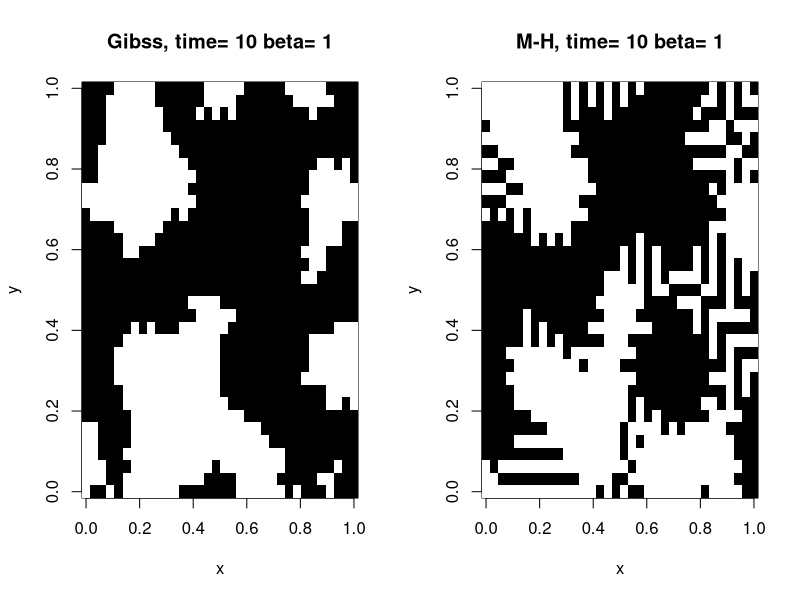
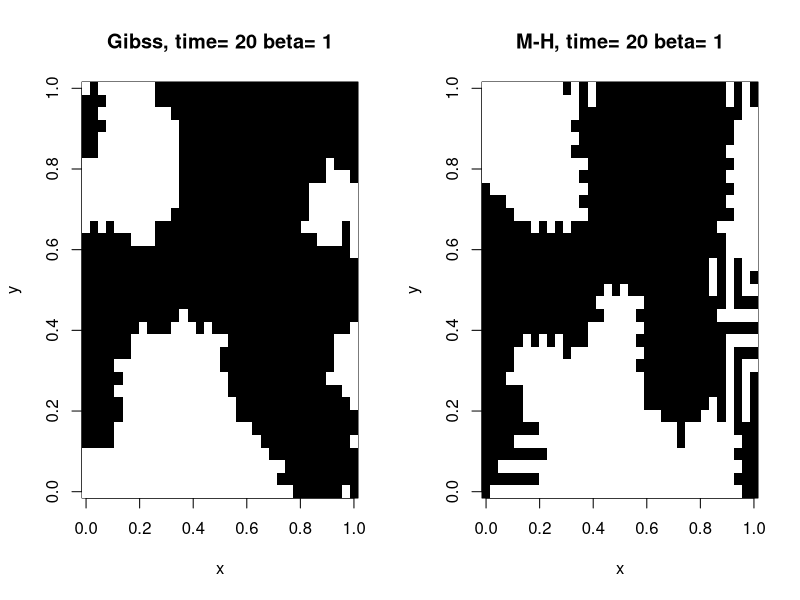
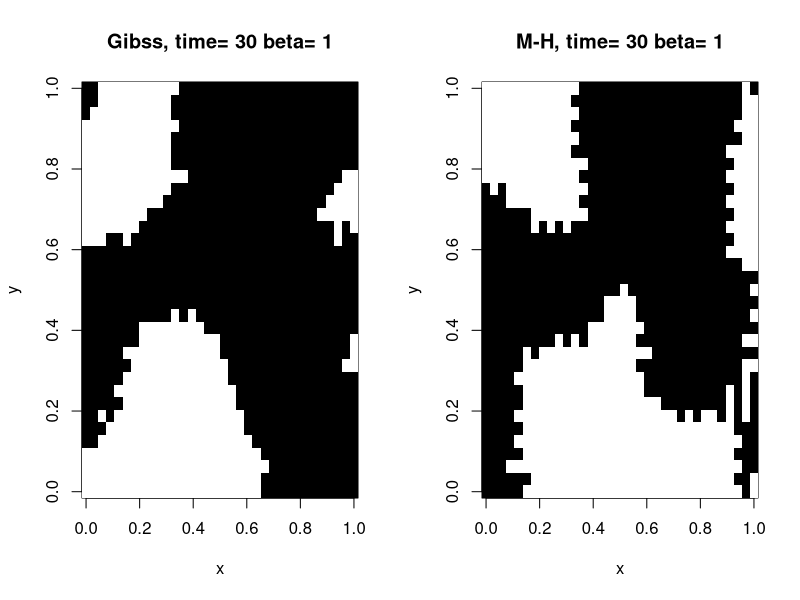
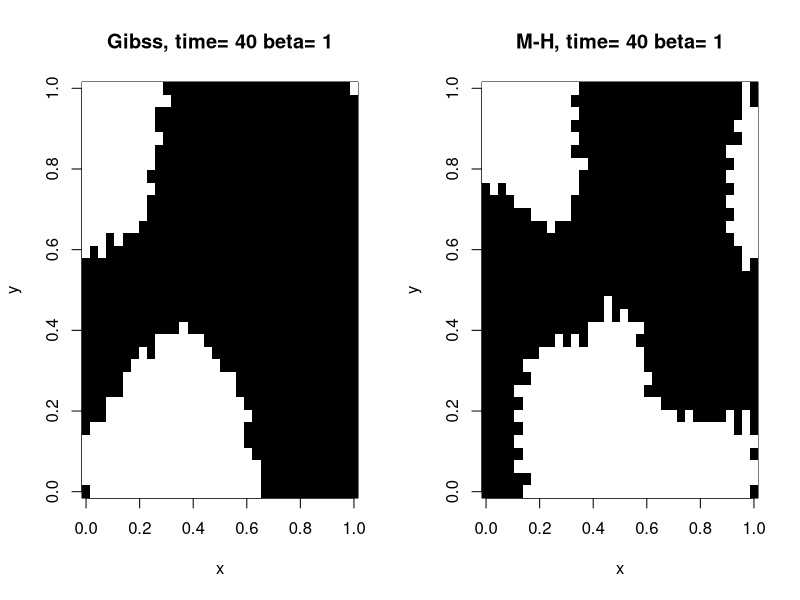
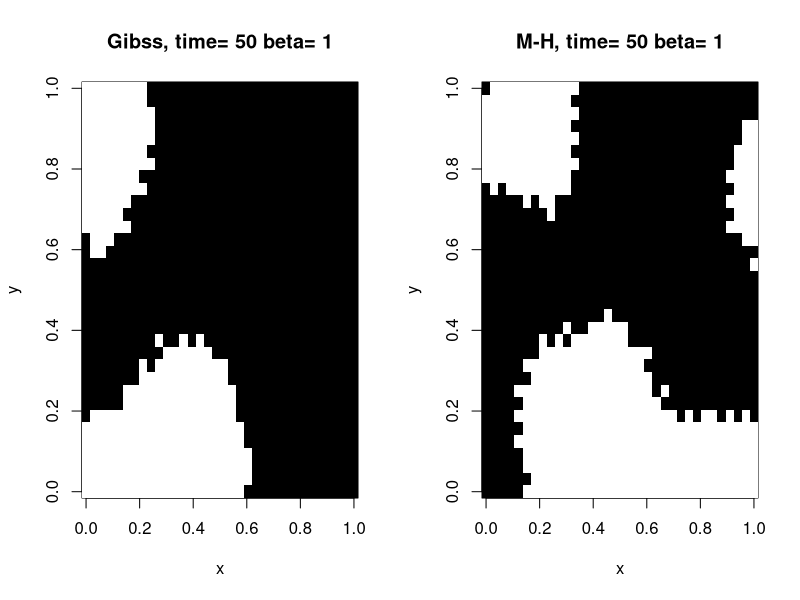
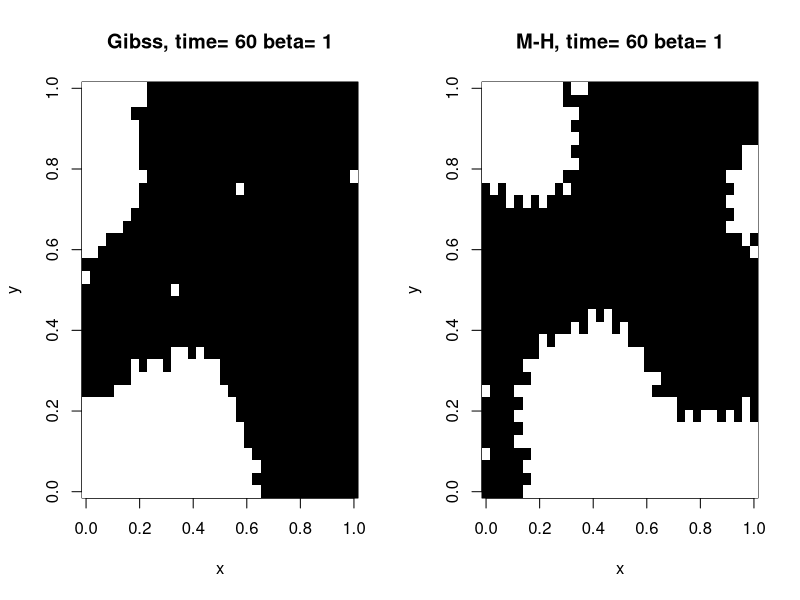
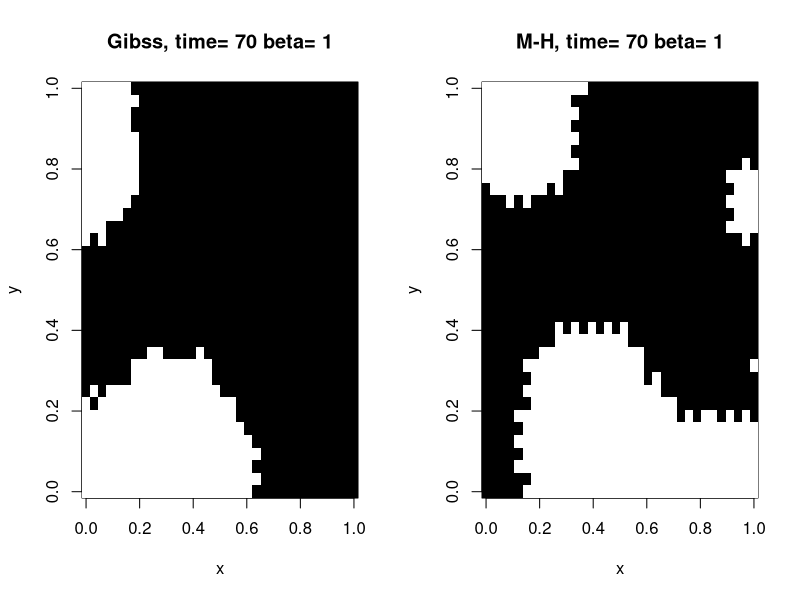
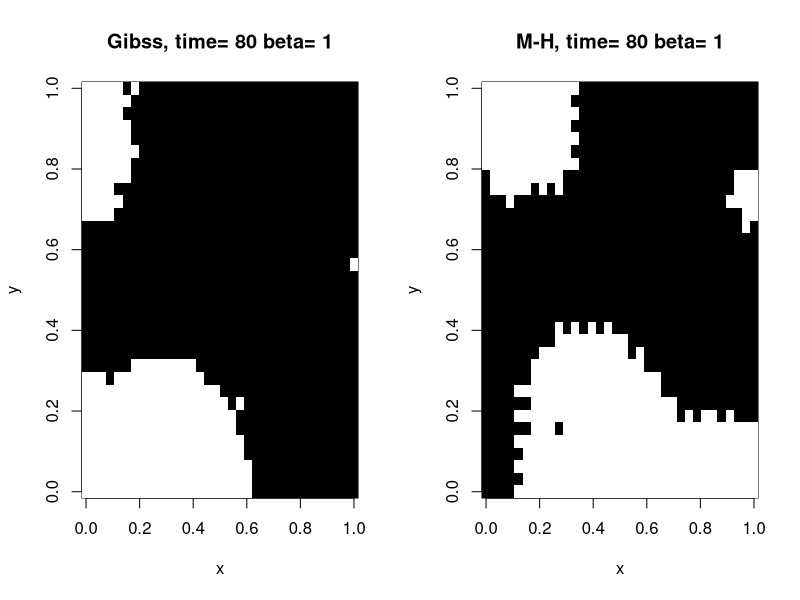

Write the R code that produced these figures, in order.
#analyses on different beta

rm(list=ls())
#settings
betavec=c(1.0,1.5,2.0)
#betavec=c(2.0,2.0)
nb=length(betavec)
niter=100
nx=34
ny=33 ;ntot=nx*ny

#function neighbours
neighbours <- function(x,i,j){
  #Clockwise ordering. if 8 we start in north pixel.
  nx=length(x[,1]); ny=length(x[1,])
  if(i==1 && j==1) nbrs=c(x[1,2],x[2,2],x[2,1]) #left-down
  if(i==1 && j==ny) nbrs=c(x[2,ny],x[2,ny-1],x[1,ny-1])#left-up
  if(i==1 && j!=1 && j!=ny) nbrs=c(x[1,j+1],x[2,j+1]
                                   ,x[2,j],x[2,j-1],x[1,j-1]) #left border
  
  if(i==nx && j==1) nbrs=c(x[nx-1,1],x[nx-1,2],x[nx,2])#right-down
  if(i==nx && j==ny) nbrs=c(x[nx,ny-1],x[nx-1,ny-1],
                            x[nx-1,ny])#right-up
  if(i==nx && j!=1 && j!=ny) nbrs=c(x[nx,j-1],x[nx-1,j-1]
                                    ,x[nx-1,j],x[nx-1,j+1],x[nx,j+1])#right border
  
  if(j==1 && i!=1 && i!=nx) nbrs=c(x[i-1,1],x[i-1,2]
                                   ,x[i,2],x[i+1,2],x[i+1,1]) #down border
  
  if(j==ny && i!=1 && i!=nx) nbrs=c(x[i+1,ny],x[i+1,ny-1]
                                    ,x[i,ny-1],x[i-1,ny-1],x[i-1,ny]) #up border
  #inner point 8 neigbhours first is north and then clockwise
  if(i!=1 && i!=nx && j!=1 && j!=ny) nbrs=c(x[i,j+1],x[i+1,j+1]
                                            ,x[i+1,j],x[i+1,j-1],x[i,j-1],x[i-1,j-1],x[i-1,j],x[i-1,j+1])
  
  return(nbrs)  
}

#function Potts,
prior <- function(x,i,j,beta){
  xneig=neighbours(x,i,j)
  nneig=length(xneig)
  match=0
  for(k in 1:nneig){match <-ifelse(xneig[k]==x[i,j],match+1,match)}
  c=(exp(beta*match)+exp(beta*(nneig-match)))
  sol=exp(beta*match)/c
  return(sol)
}


#initial data random binary
set.seed(3) 
x=matrix(nr=nx,nc=ny,data=rbinom(n=ntot,size=1,prob=0.5))
xini=x;

#initializing things for the bucle
#z=matrix(nr=nx,nc=ny,)
mass=matrix(nr=niter,nc=nb,rep(0,niter*nb))
mass[1,1:nb]=rep(sum(x)/ntot,nb);
mass1 <- mass2 <- mass
y1=matrix(nx,ny,data=NA) #for Gibbs
y=matrix(nx,ny,data=NA) #for M-H
x1 <- x2 <- x

#image(seq(0,1,l=nx),seq(0,1,l=ny),x,
#      main=paste("Gibss, time=",t,"beta=",betavec[b]),
#      xlab="x",ylab="y",
#      col=c("white","black"))  




for(b in 1:nb){
  for(t in 2:niter){
    for(i in 1:nx){
      for(j in 1:ny){
      #Gibbs sampler labeled 1
      xcand1=1-x1[i,j] 
      clone1=x1;clone1[i,j]=xcand1
      p1=prior(clone1,i,j,betavec[b]) 
      y1[i,j] <- ifelse(rbinom(1,1,p1),xcand1,x1[i,j])
      #M-H algorithm labeled 2
      xcand=1-x[i,j] # the opposite value
      clone=x;clone[i,j]=xcand
      beta=betavec[b]
      #compute the ratio R=f(xcand)*q(x)/f(x)*q(xcand)
      R=prior(clone,i,j,beta)/prior(x,i,j,beta)
      #the probability p
      p=min(1,R)
      # toss an unfair coin to decide if candidate is accepted
      accept <- rbinom(n=1,size=1,prob=p)
      y[i,j] <- ifelse(accept==1, xcand, x[i,j])      
    }
    
  }
  #all the pixels have change this iteration
  x1=y1   # Gibbs
  x=y     # H-M
  mass1[t,b]=sum(x1)/ntot # total mass of black points:
  mass2[t,b]=sum(x)/ntot
    
  #if(t %% 100 == 0) {z[,,cont]=y;cont=con
  #Evolutionplot
  if(t %% (niter/10) ==0){ #time to see the changes
    par(mfrow=c(1,2))  
    image(seq(0,1,l=nx),seq(0,1,l=ny),x1,
          main=paste("Gibss, time=",t,"beta=",betavec[b]),
          xlab="x",ylab="y",
          col=c("white","black"))  
    image(seq(0,1,l=nx),seq(0,1,l=ny),x,
          main=paste("M-H, time=",t,"beta=",betavec[b]),
          xlab="x",ylab="y",
          col=c("white","black"))  
      
  #  cat ("Press [enter] to continue")
  #  line <- readline()    
  }
  
}
x2 <- x1 <- x
            
}
            
            
png("mass_Ising.png",height=300)
par(mfrow=c(1,2))     
plot(seq(1,niter,1),c(0,rep(1,niter-1)),type='n',
main='mass of blacks (Gibbs)', xlab='iter',ylab='mass')
for (b in 1:nb){lines(seq(1,niter,1),mass1[,b],
                      type='l',col=b)}
# legend
txt2=c("beta=1.0","beta=1.5","beta=2.0")
legend("topright",txt2, col=c(1,2,3),lty=c(1,1,1),cex=0.9)
            
plot(seq(1,niter,1),c(0,rep(1,niter-1)),type='n',
     main='mass of blacks (M-H)', xlab='iter',ylab='mass')
for (b in 1:nb){lines(seq(1,niter,1),mass1[,b],
                                  type='l',col=b)}
# legend
txt2=c("beta=1.0","beta=1.5","beta=2.0")
legend("topright",txt2, col=c(1,2,3),lty=c(1,1,1),cex=0.9)
                       
dev.off()           